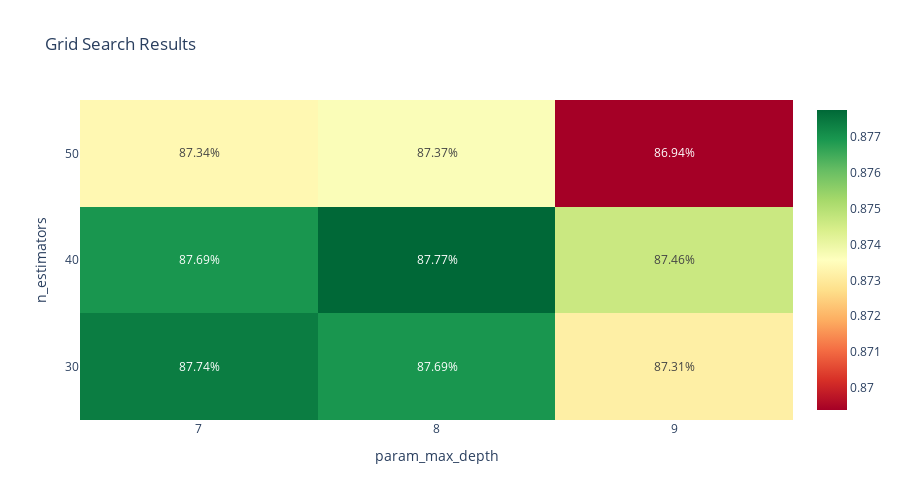

The notebook cell this image was saved under:
### Code cell
import pandas as pd
import plotly.graph_objects as go

# Assuming that grid_search.cv_results_ is defined elsewhere and contains the grid search results
cv_results = pd.DataFrame(grid_search_rfr.cv_results_)

cv_results['param_n_estimators'] = cv_results['param_n_estimators'].astype(int)
cv_results['param_max_depth'] = cv_results['param_max_depth'].astype(int)

pivot_df = cv_results.pivot_table(index='param_n_estimators', columns='param_max_depth', values='mean_test_score')

pivot_df.index = pivot_df.index.astype(str)
pivot_df.columns = pivot_df.columns.astype(str)

# Create a new DataFrame to hold the percentage format text
text = [[f"{val:.2%}" for val in row] for row in pivot_df.values]

fig = go.Figure(data=go.Heatmap(
    z=pivot_df.values,
    x=pivot_df.columns.tolist(),
    y=pivot_df.index.tolist(),
    colorscale='RdYlGn',
    reversescale=False,
    text=text,  # Add the percentage text
    texttemplate="%{text}",  # Use the text from the text argument
    hoverinfo="z+text"  # Show the percentage text on hover
))

fig.update_layout(
    title='Grid Search Results',
    xaxis_title='param_max_depth',
    yaxis_title='n_estimators',
    height=500
)

fig.show()

### Figure 1 — Plotly figure (JSON) as saved in the notebook; plotly's stock layout.template omitted (floating-point values rounded to 4 significant figures)
{"data": [{"colorscale": [[0, "rgb(165,0,38)"], [0.1, "rgb(215,48,39)"], [0.2, "rgb(244,109,67)"], [0.3, "rgb(253,174,97)"], [0.4, "rgb(254,224,139)"], [0.5, "rgb(255,255,191)"], [0.6, "rgb(217,239,139)"], [0.7, "rgb(166,217,106)"], [0.8, "rgb(102,189,99)"], [0.9, "rgb(26,152,80)"], [1, "rgb(0,104,55)"]], "hoverinfo": "z+text", "reversescale": false, "text": [["87.74%", "87.69%", "87.31%"], ["87.69%", "87.77%", "87.46%"], ["87.34%", "87.37%", "86.94%"]], "texttemplate": "%{text}", "type": "heatmap", "x": ["7", "8", "9"], "y": ["30", "40", "50"], "z": [[0.8774, 0.8769, 0.8731], [0.8769, 0.8777, 0.8746], [0.8734, 0.8737, 0.8694]]}], "layout": {"height": 500, "title": {"text": "Grid Search Results"}, "xaxis": {"title": {"text": "param_max_depth"}}, "yaxis": {"title": {"text": "n_estimators"}}}}
